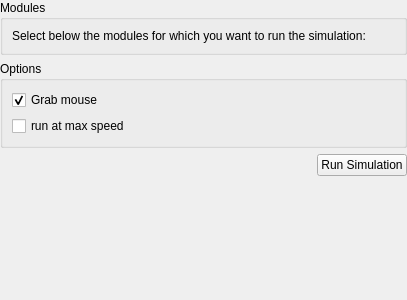
<?xml version="1.0" encoding="UTF-8"?>
<ui version="4.0">
 <class>BenchmarkWidget</class>
 <widget class="QWidget" name="BenchmarkWidget">
  <property name="geometry">
   <rect>
    <x>0</x>
    <y>0</y>
    <width>407</width>
    <height>300</height>
   </rect>
  </property>
  <layout class="QVBoxLayout" name="verticalLayout_4">
   <property name="leftMargin">
    <number>0</number>
   </property>
   <property name="topMargin">
    <number>0</number>
   </property>
   <property name="rightMargin">
    <number>0</number>
   </property>
   <property name="bottomMargin">
    <number>0</number>
   </property>
   <item>
    <widget class="QGroupBox" name="groupBox">
     <property name="title">
      <string>Modules</string>
     </property>
     <layout class="QVBoxLayout" name="verticalLayout_3">
      <item>
       <widget class="QLabel" name="label">
        <property name="text">
         <string>Select below the modules for which you want to run the simulation:</string>
        </property>
       </widget>
      </item>
      <item>
       <layout class="QVBoxLayout" name="verticalLayout"/>
      </item>
     </layout>
    </widget>
   </item>
   <item>
    <widget class="QGroupBox" name="groupBox_2">
     <property name="title">
      <string>Options</string>
     </property>
     <layout class="QVBoxLayout" name="verticalLayout_2">
      <item>
       <widget class="QCheckBox" name="grabMouseCheckBox">
        <property name="text">
         <string>Grab mouse</string>
        </property>
        <property name="checked">
         <bool>true</bool>
        </property>
       </widget>
      </item>
      <item>
       <widget class="QCheckBox" name="asyncCheckBox">
        <property name="text">
         <string>run at max speed</string>
        </property>
        <property name="checked">
         <bool>false</bool>
        </property>
       </widget>
      </item>
     </layout>
    </widget>
   </item>
   <item>
    <layout class="QHBoxLayout" name="horizontalLayout">
     <item>
      <spacer name="horizontalSpacer">
       <property name="orientation">
        <enum>Qt::Horizontal</enum>
       </property>
       <property name="sizeHint" stdset="0">
        <size>
         <width>40</width>
         <height>20</height>
        </size>
       </property>
      </spacer>
     </item>
     <item>
      <widget class="QPushButton" name="runButton">
       <property name="text">
        <string>Run Simulation</string>
       </property>
      </widget>
     </item>
    </layout>
   </item>
   <item>
    <spacer name="verticalSpacer">
     <property name="orientation">
      <enum>Qt::Vertical</enum>
     </property>
     <property name="sizeHint" stdset="0">
      <size>
       <width>20</width>
       <height>40</height>
      </size>
     </property>
    </spacer>
   </item>
  </layout>
 </widget>
 <resources/>
 <connections/>
</ui>
